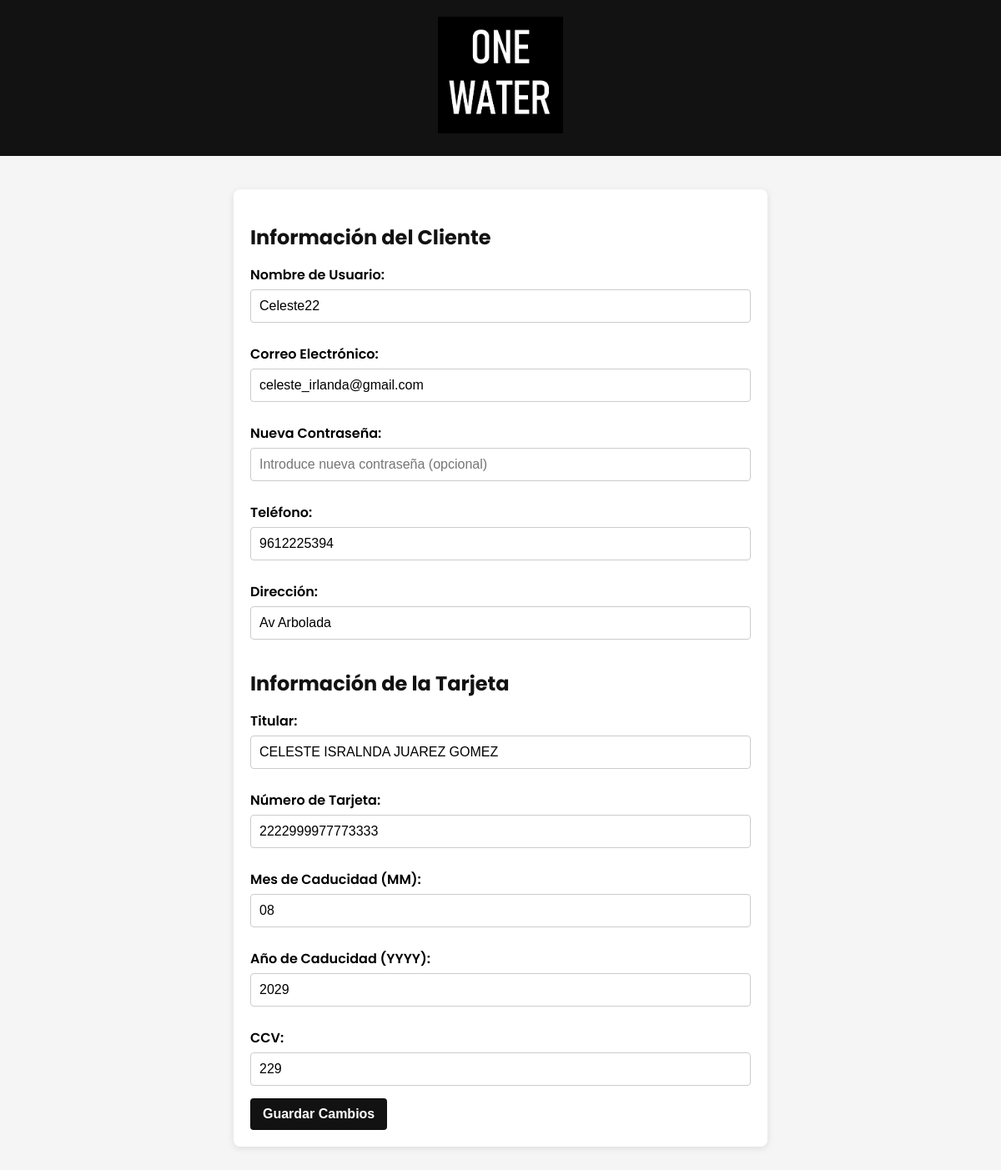
Page /admin_editar_cliente.php?id=13 (signed in) on the committed database.
### tables this page shows
CREATE TABLE users (
    id INTEGER PRIMARY KEY AUTOINCREMENT,
    username TEXT NOT NULL,
    email TEXT NOT NULL,
    password TEXT NOT NULL
, role TEXT NOT NULL DEFAULT 'admin');

CREATE TABLE datos_usuario (
    id INTEGER PRIMARY KEY AUTOINCREMENT,
    userd_id INTEGER UNIQUE,
    telefono TEXT,
    direccion TEXT,
    FOREIGN KEY (userd_id) REFERENCES users(id)
);

CREATE TABLE tarjetas_usuarios (
    id INTEGER PRIMARY KEY AUTOINCREMENT,
    usert_id INTEGER UNIQUE,
    titular TEXT,
    numeracion TEXT,
    fecha_caducidad TEXT,
    ccv TEXT,
    FOREIGN KEY (usert_id) REFERENCES users(id)
);

### admin_editar_cliente.php (the view, shortened to what this page needs)
<?php
$db = new SQLite3('db/database.sqlite');
if (isset($_GET['id'])) {
    $userId = $_GET['id'];
    $query = $db->prepare('
        SELECT u.id, u.username, u.email, du.telefono, du.direccion, t.titular, t.numeracion, t.fecha_caducidad, t.ccv
        FROM users u
        LEFT JOIN datos_usuario du ON u.id = du.userd_id
        LEFT JOIN tarjetas_usuarios t ON u.id = t.usert_id
        WHERE u.id = :userd_id
    ');
    $query->bindValue(':userd_id', $userId, SQLITE3_INTEGER);
    $result = $query->execute();
    $userInfo = $result->fetchArray(SQLITE3_ASSOC);
} else {
    echo "<p>ID de usuario no proporcionado.</p>";
    exit();
}
?>
<!DOCTYPE html>
<html lang="es">
<head>
    <link rel="stylesheet" href="css/admin_editar_cliente.css">
</head>
<body>
<header onclick="location.href='admin_clientes.php'" style="cursor: pointer;">
    <img src="img/logo.png" alt="Logo One Water" class="logo">
</header>
<section class="edit-client-section">
    <div class="content">
        <h2>Información del Cliente</h2>
        <form method="POST" action="">
            <label for="username">Nombre de Usuario:</label>
            <input type="text" id="username" name="username" value="<?php echo htmlspecialchars($userInfo['username']); ?>" required>
            <label for="email">Correo Electrónico:</label>
            <input type="email" id="email" name="email" value="<?php echo htmlspecialchars($userInfo['email']); ?>" required>
            <label for="password">Nueva Contraseña:</label>
            <input type="password" id="password" name="password" placeholder="Introduce nueva contraseña (opcional)">
            <label for="telefono">Teléfono:</label>
            <input type="text" id="telefono" name="telefono" value="<?php echo htmlspecialchars($userInfo['telefono']); ?>" required>
            <label for="direccion">Dirección:</label>
            <input type="text" id="direccion" name="direccion" value="<?php echo htmlspecialchars($userInfo['direccion']); ?>" required>
            <h2>Información de la Tarjeta</h2>
            <label for="titular">Titular:</label>
            <input type="text" id="titular" name="titular" value="<?php echo htmlspecialchars($userInfo['titular']); ?>" required>
            <label for="numeracion">Número de Tarjeta:</label>
            <input type="text" id="numeracion" name="numeracion" value="<?php echo htmlspecialchars($userInfo['numeracion']); ?>" required>
            <label for="mes_caducidad">Mes de Caducidad (MM):</label>
            <input type="text" id="mes_caducidad" name="mes_caducidad" value="<?php echo isset($userInfo['fecha_caducidad']) ? explode('/', $userInfo['fecha_caducidad'])[0] : ''; ?>" required placeholder="Ej: 09">
            <label for="anio_caducidad">Año de Caducidad (YYYY):</label>
            <input type="text" id="anio_caducidad" name="anio_caducidad" value="<?php echo isset($userInfo['fecha_caducidad']) ? explode('/', $userInfo['fecha_caducidad'])[1] : ''; ?>" required placeholder="Ej: 2024">
            <label for="ccv">CCV:</label>
            <input type="text" id="ccv" name="ccv" value="<?php echo htmlspecialchars($userInfo['ccv']); ?>" required>
            <button type="submit">Guardar Cambios</button>
        </form>
    </div>
</section>
</body>
</html>

### css/admin_editar_cliente.css (style rules this page uses)
body { font-family: 'Poppins', sans-serif; margin: 0; padding: 0; background-color: #f5f5f5; }
header { background-color: #121212; padding: 20px; text-align: center; }
.logo { width: 150px; }
.edit-client-section { padding: 20px; }
.content { background-color: #ffffff; border-radius: 8px; padding: 20px; box-shadow: 0 2px 8px rgba(0, 0, 0, 0.1); max-width: 600px; margin: 20px auto; }
h2 { color: #121212; margin-bottom: 15px; }
label { display: block; margin: 10px 0 5px; font-weight: 600; }
input[type="text"], input[type="email"], input[type="password"] { width: 100%; padding: 10px; border: 1px solid #ccc; border-radius: 4px; box-sizing: border-box; margin-bottom: 15px; font-size: 16px; }
button[type="submit"] { background-color: #121212; color: white; border: none; padding: 10px 15px; border-radius: 4px; cursor: pointer; font-weight: bold; transition: background-color 0.3s, transform 0.3s; font-size: 16px; }
h2:last-of-type { margin-top: 20px; }

### rows in the picture
users: username "Celeste22", email "celeste_irlanda@gmail.com", telefono "9612225394", direccion "Av Arbolada", titular "CELESTE ISRALNDA JUAREZ GOMEZ", numeracion "2222999977773333", mes_caducidad "08", anio_caducidad "2029", ccv "229"
